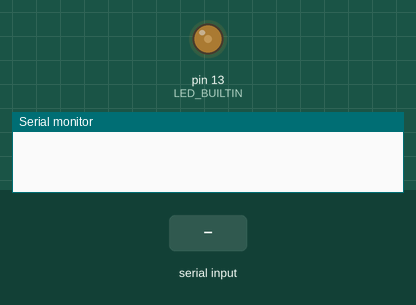
Recording of a sketch running on a simulated Arduino Uno, built with avr-gcc and run on an emulated ATmega328P. On the bench: output pins drawn as LEDs (lit = HIGH), the last lines printed to the serial monitor. Inputs (shaded band) come from the test bench.

Above: at 1.2 s.
1.3 s: "90\n" received over Serial
At 1.52 s:
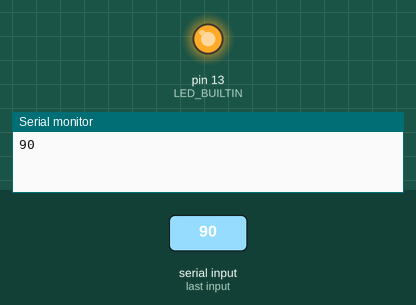
At 1.97 s:
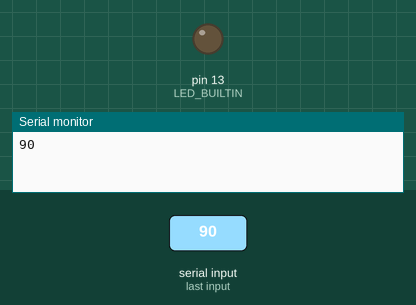
4.3 s: byte 10 (10) received over Serial
5.9 s: "90,45\n" received over Serial
At 6.7 s:
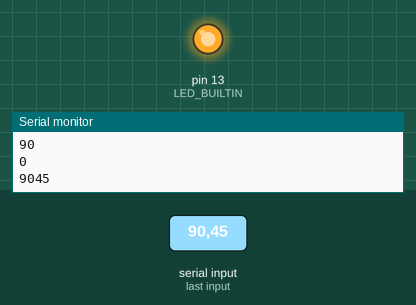
Timing chart, 0 to 8.9 s (numbered marks = the images above; inputs shaded):
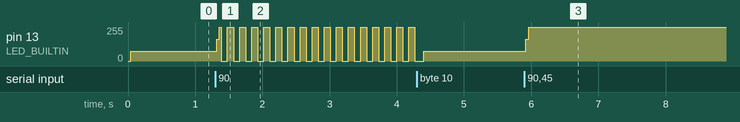

The sketch:

serial_recv_digit.ino
```cpp
/**
 * Receive blink rate from the serial
 */

int blink_rate = 0;

int value;

void setup() {
  // put your setup code here, to run once:
  Serial.begin(115200);
  pinMode(LED_BUILTIN, OUTPUT);

}

void loop() {

  if(Serial.available()) {
    char ch = Serial.read();
    if( ch >= '0' && ch <= '9') {
      /* digit between 0 and 9 */
      //blink_rate = (ch - '0');
      //blink_rate = blink_rate * 100; // in ms

      value = (value * 10) + (ch - '0'); // accumulate the value

    } else if(ch == 10) {
      blink_rate = value;
      Serial.println(blink_rate);
      value = 0; // reset for the next sycle
    }
  }

  blink();

}

void blink() {
  digitalWrite(LED_BUILTIN, HIGH);
  delay(blink_rate);
  digitalWrite(LED_BUILTIN, LOW);
  delay(blink_rate);

}
```

Measured:
- after the input at 1.3 s, pin 13 (LED_BUILTIN): 72/255 → 162/255 at once, then moves between 0/255 and 255/255, repeating every 0.54 s
- after the input at 5.9 s, pin 13 (LED_BUILTIN): 72/255 → 255/255 at once
